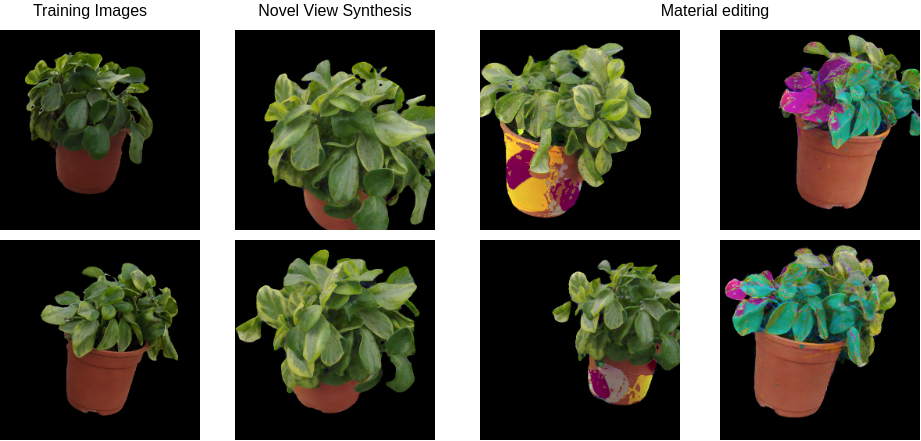
#> input picture main.png, 921 x 441 px
$ python plot_error.py --img_1 main.png --img_2 main.png
#> lines starting #> are read from the running program, lines starting #| are printed output that depends on the picture
import cv2
import argparse
import os
import numpy as np
import matplotlib.pyplot as plt

parser = argparse.ArgumentParser()
parser.add_argument('--img_1', type=str, default='img1.png')
parser.add_argument('--img_2', type=str, default='img2.png')
parser.add_argument('--output', type=str, default='cmp_img1_img2.png')

args = parser.parse_args()

img1 = cv2.imread(args.img_1)
#> img1 is the input picture: shape (441, 921, 3); mean B, G, R 72.6, 85.7, 84.8
img1 = cv2.cvtColor(img1,cv2.COLOR_BGR2RGB).astype(np.float32) / 255.0
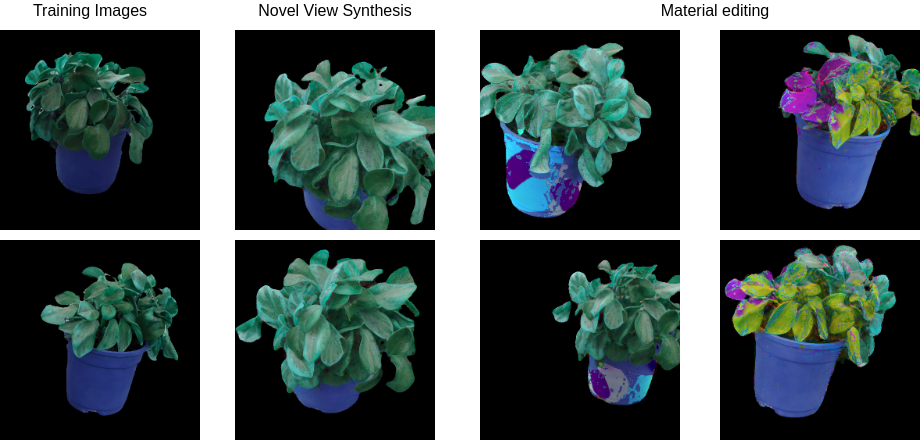
#> img1: shape (441, 921, 3) float32; mean B, G, R 0.333, 0.336, 0.285


img2 = cv2.imread(args.img_2)
img2 = cv2.cvtColor(img2,cv2.COLOR_BGR2RGB).astype(np.float32) / 255.0

error = np.abs(img2-img1)
#> error: shape (441, 921, 3) float32; every value is 0
error = (error * 255.0).astype(np.uint8)
#> error: shape (441, 921, 3); every value is 0
error = cv2.cvtColor(error,cv2.COLOR_RGB2GRAY)
#> error: shape (441, 921); every value is 0

fig, ax = plt.subplots()
im = ax.imshow(error)

fig.colorbar(im, orientation='vertical')
fig.tight_layout()
plt.axis('off')
plt.savefig(args.output, dpi=300, pad_inches=0)
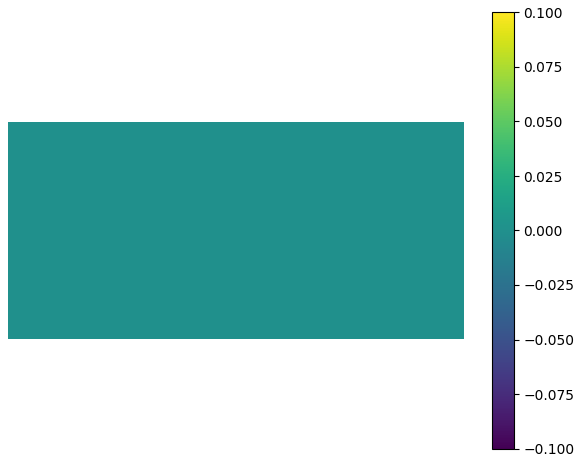
#> figure drawn by matplotlib, 2 panels
# plt.imsave(args.output,error)
